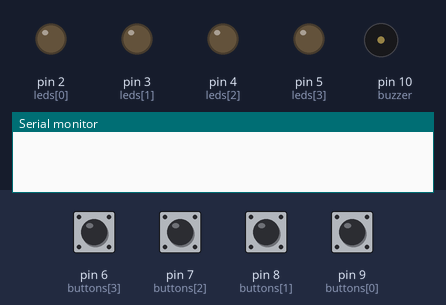
Bench run of a sketch on a simulated Arduino Uno, built with avr-gcc and run on an emulated ATmega328P. Shown: output pins drawn as LEDs (lit = HIGH), buzzer (waves = sounding), the last lines printed to the serial monitor. Dashed ring = blinking. Inputs (shaded band) come from the test bench; at power-on: pin 6 (buttons[3]), pin 7 (buttons[2]), pin 8 (buttons[1]), pin 9 (buttons[0]) HIGH. Random numbers use the default seed unless the sketch sets one.

Above: at 3.2 s.
3.3 s: pin 6 (buttons[3]) pulled LOW for 0.15 s
At 5.45 s:
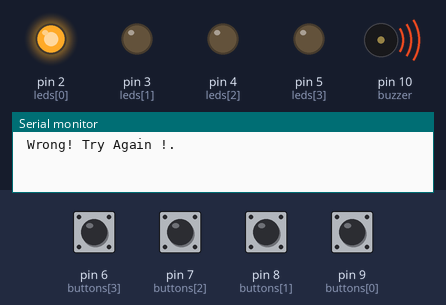
6.3 s: pin 9 (buttons[0]) pulled LOW for 0.15 s
At 6.85 s:
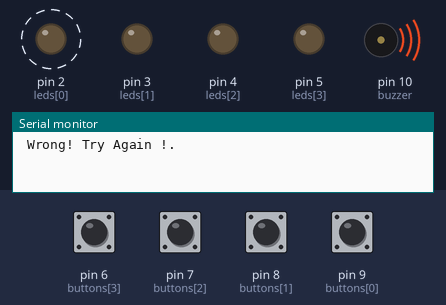
9.4 s: pin 9 (buttons[0]) pulled LOW for 1 s
At 10.25 s:
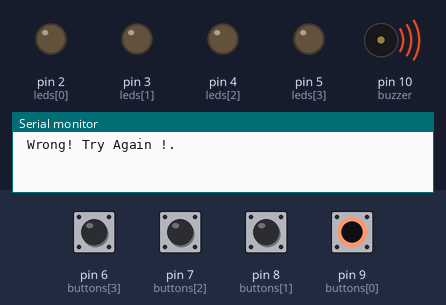
12.4 s: pin 6 (buttons[3]) pulled LOW for 1 s
At 12.65 s:
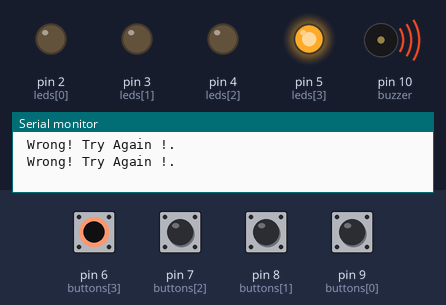
Timing chart, 0 to 16.3 s (numbered marks = the images above; inputs shaded):
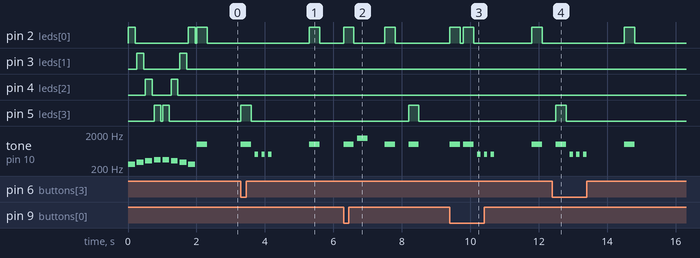

Measured:
- after the input at 3.3 s, pin 2 (leds[0]): LOW → HIGH after 2.0 s, → LOW 0.30 s later; pin 5 (leds[3]): LOW → HIGH at once, → LOW 0.30 s later; tone on pin 10 (buzzer): plays 1000 Hz for 0.30 s, 500 Hz for 0.10 s, 500 Hz for 0.10 s, 500 Hz for 0.10 s, 1000 Hz for 0.30 s, starting at once
- after the input at 6.3 s, pin 2 (leds[0]): alternates HIGH for 0.30 s and LOW for 0.90 s, starting at once; pin 5 (leds[3]): LOW → HIGH after 1.9 s, → LOW 0.30 s later; tone on pin 10 (buzzer): plays 1000 Hz for 0.30 s, 1500 Hz for 0.30 s, 1000 Hz for 0.30 s, 1000 Hz for 0.30 s, starting at once
- after the input at 9.4 s, pin 2 (leds[0]): goes HIGH 0.30 s, LOW 0.10 s, HIGH 0.30 s, LOW 1.7 s, HIGH 0.30 s, then LOW, starting at once; tone on pin 10 (buzzer): plays 1000 Hz for 0.30 s, 1000 Hz for 0.30 s, 500 Hz for 0.10 s, 500 Hz for 0.10 s, 500 Hz for 0.10 s, 1000 Hz for 0.30 s, starting at once
- after the input at 12.4 s, pin 2 (leds[0]): LOW → HIGH after 2.1 s, → LOW 0.30 s later; pin 5 (leds[3]): LOW → HIGH after 0.10 s, → LOW 0.30 s later; tone on pin 10 (buzzer): plays 1000 Hz for 0.30 s, 500 Hz for 0.10 s, 500 Hz for 0.10 s, 500 Hz for 0.10 s, 1000 Hz for 0.30 s, starting after 0.10 s
- by itself, tone on pin 10 (buzzer): plays 262 Hz for 0.20 s, 294 Hz for 0.20 s, 330 Hz for 0.20 s, 349 Hz for 0.20 s, 349 Hz for 0.20 s, 330 Hz for 0.20 s … (9 notes in this stretch)

The sketch:

ColorMemoryGame.ino
```cpp
const int leds[] = {2, 3, 4, 5};
const int buttons[] = {9, 8, 7, 6};
const int buzzer = 10;
int sequence[100];
int level = 1;

void setup() {
  Serial.begin(9600);
  for (int i = 0; i < 4; i++) {
    pinMode(leds[i], OUTPUT);
    pinMode(buttons[i], INPUT_PULLUP);
  }
  pinMode(buzzer, OUTPUT);
  randomSeed(analogRead(0));
  for (int i = 0; i < 100; i++) {
    sequence[i] = random(0, 4);
  }
  openingAnimation();
}

void openingAnimation() {
  int melody[] = {262, 294, 330, 349};
  for (int i = 0; i < 4; i++) {
    digitalWrite(leds[i], HIGH);
    tone(buzzer, melody[i], 200);
    delay(200);
    digitalWrite(leds[i], LOW);
    delay(50);
  }
  for (int i = 3; i >= 0; i--) {
    digitalWrite(leds[i], HIGH);
    tone(buzzer, melody[i], 200);
    delay(200);
    digitalWrite(leds[i], LOW);
    delay(50);
  }
  noTone(buzzer);
}

void lightUp(int led) {
  digitalWrite(leds[led], HIGH);
  tone(buzzer, 1000);
  delay(300);
  digitalWrite(leds[led], LOW);
  noTone(buzzer);
  delay(100);
}

void successTone() {
  tone(buzzer, 1500);
  delay(300);
  noTone(buzzer);
}

void failureTone() {
  for (int i = 0; i < 3; i++) {
    tone(buzzer, 500);
    delay(100);
    noTone(buzzer);
    delay(100);
  }
}

void showSequence() {
  for (int i = 0; i < level; i++) {
    lightUp(sequence[i]);
    delay(300);
  }
}

bool checkPlayerInput() {
  for (int i = 0; i < level; i++) {
    bool pressed = false;
    while (!pressed) {
      for (int j = 0; j < 4; j++) {
        if (digitalRead(buttons[j]) == LOW) {
          lightUp(j);
          if (j != sequence[i]) {
            failureTone();
            return false;
          }
          pressed = true;
        }
      }
    }
  }
  successTone();
  return true;
}

void loop() {
  showSequence();
  if (checkPlayerInput()) {
    level++;
    delay(500);
  } else {
    Serial.println(" Wrong! Try Again !.");
    level = 1;
    delay(1000);
  }
}
```
